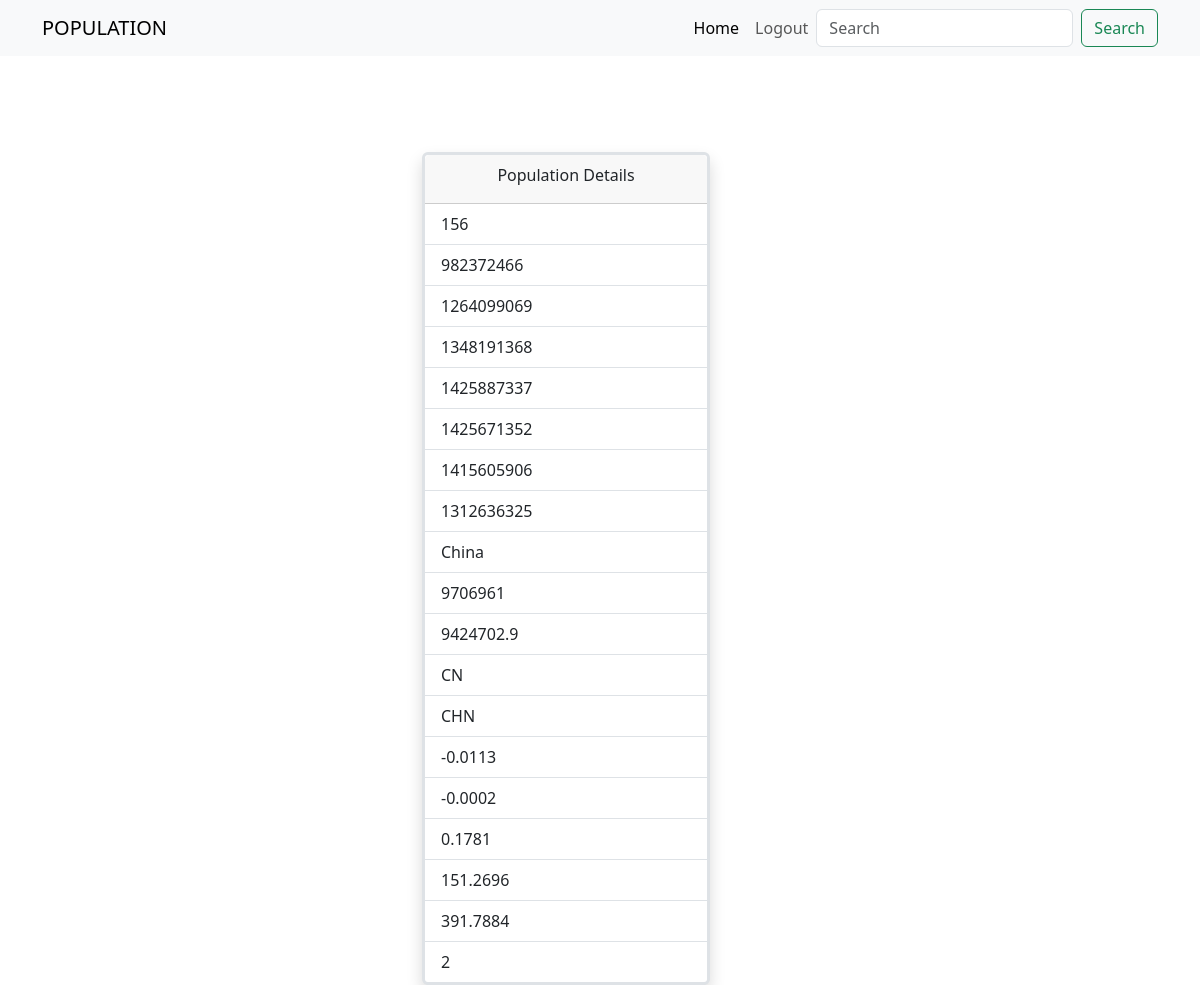
Page /population/2/ (signed in) on the committed database.
### population/models.py (models this page shows, shortened)
class Worldpopulation(models.Model):
    place=models.PositiveIntegerField()
    pop1980=models.PositiveIntegerField()
    pop2000=models.PositiveIntegerField()
    pop2010=models.PositiveIntegerField()
    pop2022=models.PositiveIntegerField()
    pop2023=models.PositiveIntegerField()
    pop2030=models.PositiveIntegerField()
    pop2050=models.PositiveIntegerField()
    country=models.CharField(max_length=200,unique=True)
    area=models.PositiveIntegerField()
    landAreaKm=models.FloatField()
    cca2=models.CharField(max_length=200)
    cca3=models.CharField(max_length=200)
    netChange=models.FloatField()
    growthRate=models.FloatField()
    worldPercentage=models.FloatField()
    density=models.FloatField()
    densityMi=models.FloatField()
    rank=models.PositiveIntegerField()

### population/views.py (the view)
# urls.py: path("population/<int:pk>/",views.PopulationDetailView.as_view(),name="detail-population"),
@method_decorator(signin_required,name="dispatch")
class PopulationDetailView(DetailView):
    template_name="population_detail.html"
    context_object_name="pop"
    model=Worldpopulation

### population/views.py (called while the page is built)
def signin_required(fn):
    def wrapper(request,*args,**kwargs):
        if not request.user.is_authenticated:
            messages.error(request,"invalid session, please login to your account")
            return redirect("signin")
        else:
            return fn(request,*args,**kwargs)
    return wrapper

### population/templates/population_detail.html (shortened to what this page needs)
<!DOCTYPE html>
<html lang="en">
<head>
    <link href="https://cdn.jsdelivr.net/npm/bootstrap@5.3.2/dist/css/bootstrap.min.css" rel="stylesheet">
</head>
<body>
  <nav class="navbar navbar-expand-lg bg-body-tertiary ">
      <div class="container">
        <a class="navbar-brand" href="#">POPULATION</a>
        <div class="collapse navbar-collapse" id="navbarSupportedContent">
          <ul class="navbar-nav ms-auto mb-2 mb-lg-0">
            <li class="nav-item">
              <a class="nav-link active" aria-current="page" href="#">Home</a>
            </li>
            <li class="nav-item">
              <a class="nav-link" href="{%url 'signin'%}">Logout</a>
            </li>
          </ul>
          <form class="d-flex" role="search">
            <input class="form-control me-2" type="search" placeholder="Search" aria-label="Search">
            <button class="btn btn-outline-success" type="submit">Search</button>
          </form>
        </div>
      </div>
    </nav>
<div class="container">
  <div class="row mt-5 ">
      <div class="col-4"></div>
      <div class="col-4 ">
          <div class="mt-5 card align-center border border-3 border shadow" style="width: 18rem;">
              <div class="card-header ">
                <div class="text-center mb-2 ">Population Details</div>
              </div>
              <ul class="list-group list-group-flush">
                <li class="list-group-item">{{pop.place}}</li>
                <li class="list-group-item">{{pop.pop1980}}</li>
                <li class="list-group-item">{{pop.pop2000}}</li>
                <li class="list-group-item">{{pop.pop2010}}</li>
                <li class="list-group-item">{{pop.pop2022}}</li>
                <li class="list-group-item">{{pop.pop2023}}</li>
                <li class="list-group-item">{{pop.pop2030}}</li>
                <li class="list-group-item">{{pop.pop2050}}</li>
                <li class="list-group-item">{{pop.country}}</li>
                <li class="list-group-item">{{pop.area}}</li>
                <li class="list-group-item">{{pop.landAreaKm}}</li>
                <li class="list-group-item">{{pop.cca2}}</li>
                <li class="list-group-item">{{pop.cca3}}</li>
                <li class="list-group-item">{{pop.netChange}}</li>
                <li class="list-group-item">{{pop.growthRate}}</li>
                <li class="list-group-item">{{pop.worldPercentage}}</li>
                <li class="list-group-item">{{pop.density}}</li>
                <li class="list-group-item">{{pop.densityMi}}</li>
                <li class="list-group-item">{{pop.rank}}</li>
              </ul>
          </div>
      </div>
      <div class="col-4">
      </div>
  </div>
</div>
</body>
</html>

### rows in the picture
Worldpopulation: place "156", pop1980 "982372466", pop2000 "1264099069", pop2010 "1348191368", pop2022 "1425887337", pop2023 "1425671352", pop2030 "1415605906", pop2050 "1312636325", country "China", area "9706961", landAreaKm "9424702.9", cca2 "CN", cca3 "CHN", netChange "-0.0113", growthRate "-0.0002", worldPercentage "0.1781", density "151.2696", densityMi "391.7884", rank "2"
